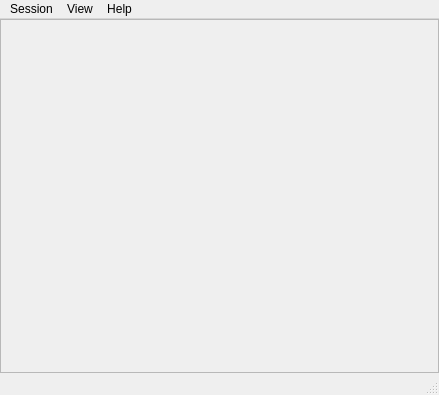
<?xml version="1.0" encoding="UTF-8"?>
<ui version="4.0">
 <class>MainWindow</class>
 <widget class="QMainWindow" name="MainWindow">
  <property name="geometry">
   <rect>
    <x>0</x>
    <y>0</y>
    <width>439</width>
    <height>395</height>
   </rect>
  </property>
  <property name="windowTitle">
   <string>cheesecake :-)</string>
  </property>
  <widget class="QWidget" name="centralwidget">
   <property name="sizePolicy">
    <sizepolicy hsizetype="Minimum" vsizetype="Minimum">
     <horstretch>0</horstretch>
     <verstretch>0</verstretch>
    </sizepolicy>
   </property>
   <layout class="QGridLayout" name="gridLayout_2">
    <property name="margin">
     <number>0</number>
    </property>
    <item row="0" column="0">
     <widget class="QScrollArea" name="scrollArea">
      <property name="sizePolicy">
       <sizepolicy hsizetype="Minimum" vsizetype="Minimum">
        <horstretch>0</horstretch>
        <verstretch>0</verstretch>
       </sizepolicy>
      </property>
      <property name="widgetResizable">
       <bool>true</bool>
      </property>
      <widget class="QWidget" name="scrollAreaWidgetContents">
       <property name="geometry">
        <rect>
         <x>0</x>
         <y>0</y>
         <width>437</width>
         <height>348</height>
        </rect>
       </property>
       <property name="sizePolicy">
        <sizepolicy hsizetype="Minimum" vsizetype="Minimum">
         <horstretch>0</horstretch>
         <verstretch>0</verstretch>
        </sizepolicy>
       </property>
       <property name="autoFillBackground">
        <bool>true</bool>
       </property>
       <layout class="QGridLayout" name="gridLayout">
        <property name="margin">
         <number>0</number>
        </property>
        <property name="spacing">
         <number>0</number>
        </property>
        <item row="0" column="0">
         <widget class="QLabel" name="pictureLabel">
          <property name="sizePolicy">
           <sizepolicy hsizetype="Ignored" vsizetype="Ignored">
            <horstretch>0</horstretch>
            <verstretch>0</verstretch>
           </sizepolicy>
          </property>
          <property name="autoFillBackground">
           <bool>false</bool>
          </property>
          <property name="styleSheet">
           <string notr="true">QLabel { background-color : black; }&quot;);</string>
          </property>
          <property name="text">
           <string/>
          </property>
          <property name="alignment">
           <set>Qt::AlignCenter</set>
          </property>
         </widget>
        </item>
       </layout>
      </widget>
     </widget>
    </item>
   </layout>
  </widget>
  <widget class="QMenuBar" name="menubar">
   <property name="geometry">
    <rect>
     <x>0</x>
     <y>0</y>
     <width>439</width>
     <height>23</height>
    </rect>
   </property>
   <widget class="QMenu" name="menuHelp">
    <property name="title">
     <string>Help</string>
    </property>
    <addaction name="actionAbout"/>
   </widget>
   <widget class="QMenu" name="menuView">
    <property name="title">
     <string>View</string>
    </property>
    <addaction name="actionFullscreen"/>
    <addaction name="actionNex_picture"/>
    <addaction name="actionSlideshow"/>
   </widget>
   <widget class="QMenu" name="menuSession">
    <property name="title">
     <string>Session</string>
    </property>
    <addaction name="actionNew"/>
    <addaction name="actionClose"/>
    <addaction name="actionQuit"/>
   </widget>
   <addaction name="menuSession"/>
   <addaction name="menuView"/>
   <addaction name="menuHelp"/>
  </widget>
  <widget class="QStatusBar" name="statusbar"/>
  <action name="actionAbout">
   <property name="text">
    <string>About</string>
   </property>
  </action>
  <action name="actionNew">
   <property name="text">
    <string>New session</string>
   </property>
  </action>
  <action name="actionQuit">
   <property name="text">
    <string>Quit cheesecake</string>
   </property>
  </action>
  <action name="actionFullscreen">
   <property name="checkable">
    <bool>true</bool>
   </property>
   <property name="text">
    <string>Fullscreen</string>
   </property>
   <property name="shortcut">
    <string>F11</string>
   </property>
  </action>
  <action name="actionNex_picture">
   <property name="text">
    <string>Nex picture</string>
   </property>
  </action>
  <action name="actionClose">
   <property name="text">
    <string>Close session</string>
   </property>
  </action>
  <action name="actionSlideshow">
   <property name="checkable">
    <bool>true</bool>
   </property>
   <property name="text">
    <string>Slideshow</string>
   </property>
  </action>
 </widget>
 <resources/>
 <connections>
  <connection>
   <sender>actionFullscreen</sender>
   <signal>toggled(bool)</signal>
   <receiver>MainWindow</receiver>
   <slot>FullScreenToggled(bool)</slot>
   <hints>
    <hint type="sourcelabel">
     <x>-1</x>
     <y>-1</y>
    </hint>
    <hint type="destinationlabel">
     <x>335</x>
     <y>254</y>
    </hint>
   </hints>
  </connection>
  <connection>
   <sender>actionNex_picture</sender>
   <signal>triggered()</signal>
   <receiver>MainWindow</receiver>
   <slot>NextPicture()</slot>
   <hints>
    <hint type="sourcelabel">
     <x>-1</x>
     <y>-1</y>
    </hint>
    <hint type="destinationlabel">
     <x>335</x>
     <y>254</y>
    </hint>
   </hints>
  </connection>
  <connection>
   <sender>actionNew</sender>
   <signal>triggered()</signal>
   <receiver>MainWindow</receiver>
   <slot>NewSession()</slot>
   <hints>
    <hint type="sourcelabel">
     <x>-1</x>
     <y>-1</y>
    </hint>
    <hint type="destinationlabel">
     <x>335</x>
     <y>254</y>
    </hint>
   </hints>
  </connection>
  <connection>
   <sender>actionQuit</sender>
   <signal>triggered()</signal>
   <receiver>MainWindow</receiver>
   <slot>close()</slot>
   <hints>
    <hint type="sourcelabel">
     <x>-1</x>
     <y>-1</y>
    </hint>
    <hint type="destinationlabel">
     <x>335</x>
     <y>254</y>
    </hint>
   </hints>
  </connection>
  <connection>
   <sender>actionClose</sender>
   <signal>triggered()</signal>
   <receiver>MainWindow</receiver>
   <slot>CloseSession()</slot>
   <hints>
    <hint type="sourcelabel">
     <x>-1</x>
     <y>-1</y>
    </hint>
    <hint type="destinationlabel">
     <x>335</x>
     <y>254</y>
    </hint>
   </hints>
  </connection>
  <connection>
   <sender>actionSlideshow</sender>
   <signal>toggled(bool)</signal>
   <receiver>MainWindow</receiver>
   <slot>SlideShowToggled(bool)</slot>
   <hints>
    <hint type="sourcelabel">
     <x>-1</x>
     <y>-1</y>
    </hint>
    <hint type="destinationlabel">
     <x>335</x>
     <y>254</y>
    </hint>
   </hints>
  </connection>
  <connection>
   <sender>actionAbout</sender>
   <signal>triggered()</signal>
   <receiver>MainWindow</receiver>
   <slot>About()</slot>
   <hints>
    <hint type="sourcelabel">
     <x>-1</x>
     <y>-1</y>
    </hint>
    <hint type="destinationlabel">
     <x>183</x>
     <y>236</y>
    </hint>
   </hints>
  </connection>
 </connections>
 <slots>
  <slot>ButtonClicked()</slot>
  <slot>FullScreenToggled(bool)</slot>
  <slot>NextPicture()</slot>
  <slot>NewSession()</slot>
  <slot>CloseSession()</slot>
  <slot>SlideShowToggled(bool)</slot>
  <slot>About()</slot>
 </slots>
</ui>
